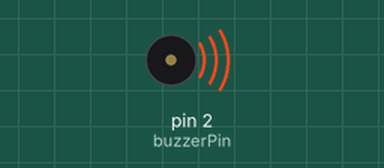
Simulated run of this sketch. Board: Arduino Uno, built with avr-gcc and run on an emulated ATmega328P. Shown: buzzer (waves = sounding, pin HIGH).

Above: at 20.5 s.
Timing chart, 0 to 24.6 s (numbered marks = the images above):
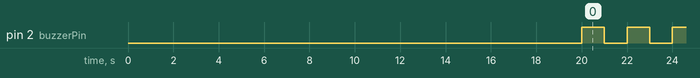

The sketch:

door_Open_Alarm.ino
```cpp
int buzzerPin = 2;
// the setup function runs once when you press reset or power the board
void setup()
    {
       // initialize buzzer pin as an output.
       pinMode(buzzerPin, OUTPUT);

       delay(20000);
    }

// the loop function runs over and over again forever
void loop()
    {
       digitalWrite(buzzerPin, HIGH);   // turn the buzzer on (HIGH is the voltage level)
       delay(1000);              // wait for a second
       digitalWrite(buzzerPin, LOW);    // turn the buzzer off by making the voltage LOW
       delay(1000);              // wait for a second
    }
```

Measured:
- by itself, pin 2 (buzzerPin): alternates HIGH for 1.0 s and LOW for 1.0 s
